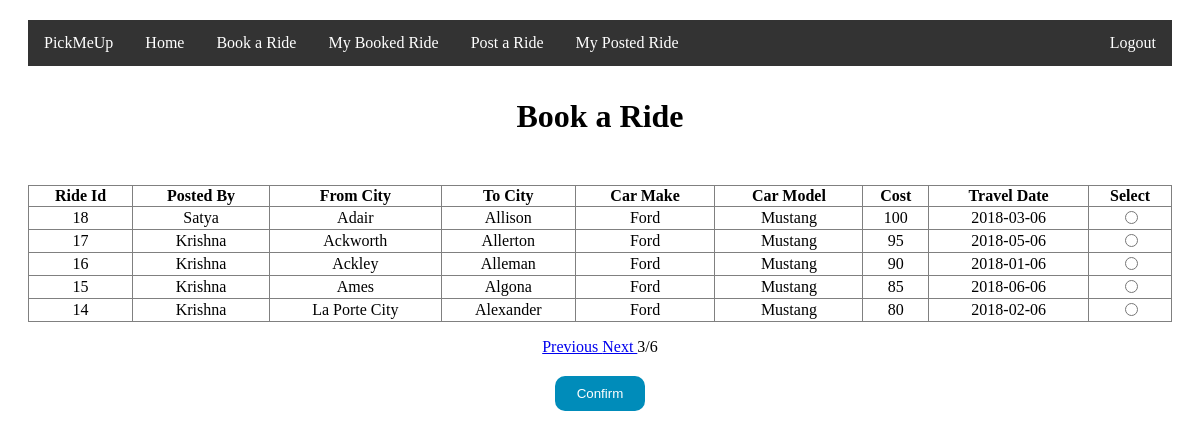
Screenshot of /view.php?pageNow=3 with the database file from the repository.
### tables this page shows
CREATE TABLE `Ride` (
  `ride_id` int(10) UNSIGNED NOT NULL,
  `name_user` varchar(30) NOT NULL,
  `source` varchar(30) NOT NULL,
  `destination` varchar(30) NOT NULL,
  `car_make` varchar(50) NOT NULL,
  `car_model` varchar(50) NOT NULL,
  `start_date` date DEFAULT NULL,
  `cost` int(10) NOT NULL,
  `booked` boolean NOT NULL default 0
);

### view.php (the view, shortened to what this page needs)
<?php
    require_once "conndb.php";
?>
<!DOCTYPE html>
<html>
<head>
<link rel="stylesheet" href="css/style.css" />
</head>
<body>
<div class="container">
<ul>
<li><a href="home.php">PickMeUp</a></li>
<li><a href="home.php">Home</a></li>
<li><a href="view.php">Book a Ride</a></li>
<li><a href="history.php">My Booked Ride</a></li>
<li><a href="post.php">Post a Ride</a></li>
<li><a href="cancelpost.php">My Posted Ride</a></li>
<li style="float:right"><a href="logout.php">Logout</a></li>
</ul>
<h1><p align="center">Book a Ride</p></h1>
<br>
<table align="center" width="100%" border="1" style="border-collapse:collapse;", name="table">
<thead>
<tr>
<th><strong>Ride Id</strong></th>
<th><strong>Posted By</strong></th>
<th><strong>From City</strong></th>
<th><strong>To City</strong></th>
<th><strong>Car Make</strong></th>
<th><strong>Car Model</strong></th>
<th><strong>Cost</strong></th>
<th><strong>Travel Date</strong></th>
<th><strong>Select</strong></th>
</tr>
</thead>
<?php
    $pageSize = 5;
    $rowCount = 0;
    $pageNow = 1;
    if(!empty($_GET['pageNow'])){
        $pageNow = $_GET['pageNow'];
    }
    $query1 = "SELECT * FROM Ride WHERE booked=0";
    $res1 = mysqli_query($conn,$query1);
    if($row1 = mysqli_fetch_assoc($res1)){
        $rowCount = $res1->num_rows;
    }
    $pageCount = ceil($rowCount/$pageSize);
    $pre = ($pageNow - 1)*$pageSize;
    $sel_query="SELECT * FROM Ride WHERE booked = 0 ORDER BY ride_id DESC LIMIT $pre, $pageSize";
    $result = mysqli_query($conn,$sel_query);
    while($row = mysqli_fetch_assoc($result)) { ?>
    <tr>
        <td align="center"><?php echo $row["ride_id"]; ?></td>
        <td align="center"><?php echo $row["name_user"]; ?></td>
        <td align="center"><?php echo $row["source"]; ?></td>
        <td align="center"><?php echo $row["destination"]; ?></td>
        <td align="center"><?php echo $row["car_make"]; ?></td>
        <td align="center"><?php echo $row["car_model"]; ?></td>
        <td align="center"><?php echo $row["cost"]; ?></td>
        <td align="center"><?php echo $row["start_date"]; ?></td>
        <form name="form" method="post" action="">
        <td align="center"><label><input type="radio" name="radio" value="<?php echo $row["ride_id"]; ?>"></label></td>
    </tr>
<?php } ?>
</table>
<?php
    if (($pageNow>1) && ($pageNow<$pageCount)){
        $prePage = $pageNow - 1;
        $nextPage = $pageNow + 1;
        echo "<p align='center'><a href='view.php?pageNow=$prePage'>Previous </a>";
        echo "<a href='view.php?pageNow=$nextPage'>Next </a>";
        echo "{$pageNow}/{$pageCount}</p>";
    }
?>
<p align = "center"><input name="submit" type="submit" value="Confirm" /></p>
</div>
</body>
</html>

### css/style.css (style rules this page uses)
div { margin: 20px; }
ul { list-style-type: none; margin: 0; padding: 0; overflow: hidden; background-color: #333; }
li { float: left; }
li a { display: block; color: white; text-align: center; padding: 14px 16px; text-decoration: none; }

### view.php (style rules this page uses)
input[type=submit] { background-color: #008CBA; border: none; border-radius: 10px; color: white; padding: 10px 22px; text-decoration: none; margin: 4px 2px; cursor: pointer; }

### rows the page displays
ride: ride_id "18", name_user "Satya", source "Adair", destination "Allison", car_make "Ford", car_model "Mustang", cost "100", start_date "2018-03-06"
ride: ride_id "17", name_user "Krishna", source "Ackworth", destination "Allerton", car_make "Ford", car_model "Mustang", cost "95", start_date "2018-05-06"
ride: ride_id "16", name_user "Krishna", source "Ackley", destination "Alleman", car_make "Ford", car_model "Mustang", cost "90", start_date "2018-01-06"
ride: ride_id "15", name_user "Krishna", source "Ames", destination "Algona", car_make "Ford", car_model "Mustang", cost "85", start_date "2018-06-06"
ride: ride_id "14", name_user "Krishna", source "La Porte City", destination "Alexander", car_make "Ford", car_model "Mustang", cost "80", start_date "2018-02-06"

### other values shown
$pageNow "3"
$pageCount "6"
